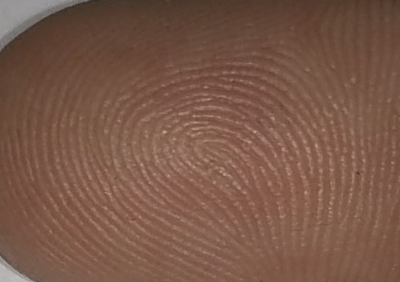
#> input picture niREP.png, 400 x 282 px, found by its file name
$ python predict.py   (older library calls are emulated)
#> lines starting #> are read from the running program, lines starting #| are printed output that depends on the picture; after the words box and inside, x2 and y2 are one past the last pixel; in counts of white or black regions, pixels touching at a corner belong together
import cv2
import numpy as np

def process_fingerprint(image_path):
    # Load the image
    image = cv2.imread(image_path, cv2.IMREAD_GRAYSCALE)
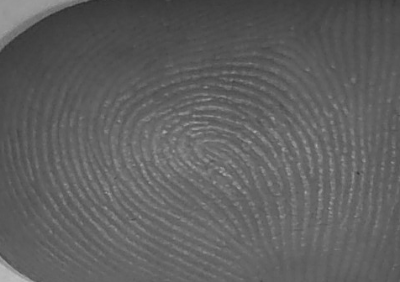
#> image: shape (282, 400); min 44, max 190, mean 95.5

    if image is None:
        print(f"Error: Could not load image at {image_path}")
        return

    # Step 1: Apply Histogram Equalization
    equalized = cv2.equalizeHist(image)
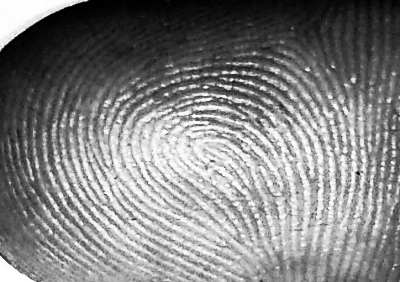
#> equalized: shape (282, 400); min 0, max 255, mean 130.1

    # Step 2: Normalize the image
    normalized = cv2.normalize(equalized, None, 0, 255, cv2.NORM_MINMAX)

    # Step 3: Apply Gabor Filter
    def build_gabor_kernels(ksize=31, sigma=4.0, lambd=10.0, gamma=0.5):
#> called with ksize = 31, sigma = 4, lambd = 10, gamma = 0.5
        kernels = []
        for theta in np.arange(0, np.pi, np.pi / 8):
            kernel = cv2.getGaborKernel((ksize, ksize), sigma, theta, lambd, gamma, 0, ktype=cv2.CV_32F)
            kernels.append(kernel)
        return kernels

    def apply_gabor_filter(img, kernels):
        accum = np.zeros_like(img)
        for kernel in kernels:
            fimg = cv2.filter2D(img, cv2.CV_8UC3, kernel)
            np.maximum(accum, fimg, accum)
#> this loop made 8 passes
#> pass 1, in apply_gabor_filter, `fimg = cv2.filter2D(img, cv2.CV_8UC3, kernel)`:
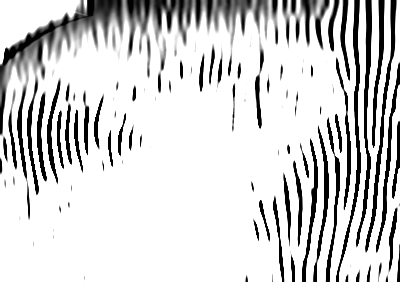
#> fimg: shape (282, 400); min 0, max 255, mean 211.3
#> after the loop:
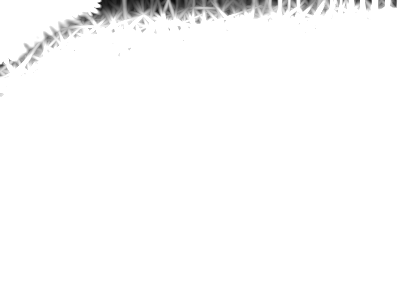
#> accum: shape (282, 400); min 10, max 255, mean 250.2
        return accum

    kernels = build_gabor_kernels()
    gabor_filtered = apply_gabor_filter(normalized, kernels)

    # Step 4: Binarize the image
    _, binary = cv2.threshold(gabor_filtered, 0, 255, cv2.THRESH_BINARY + cv2.THRESH_OTSU)
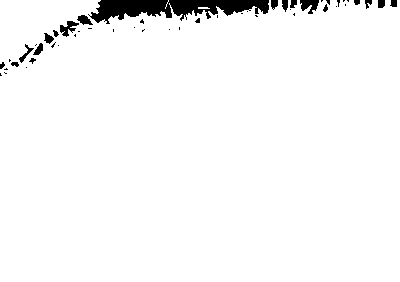
#> binary: shape (282, 400); 96.8% white; 50 black regions (31 under 20 px), largest, box (x1, y1, x2, y2) and area: (88, 0, 269, 24) 2462, (300, 0, 319, 14) 170, (60, 21, 79, 37) 145

    # Step 5: Apply Morphological Transformations
    kernel = np.ones((3, 3), np.uint8)
#> kernel = [[1, 1, 1], [1, 1, 1], [1, 1, 1]]
    morphed = cv2.morphologyEx(binary, cv2.MORPH_CLOSE, kernel, iterations=2)
#> morphed: shape (282, 400); 97.5% white; 14 black regions, largest, box (x1, y1, x2, y2) and area: (92, 0, 172, 21) 1139, (169, 0, 269, 15) 1089, (300, 0, 319, 9) 136

    # Step 6: Skeletonize the image
    def skeletonize(img):
        skel = np.zeros(img.shape, np.uint8)
#> skel: shape (282, 400); every value is 0
        element = cv2.getStructuringElement(cv2.MORPH_CROSS, (3, 3))
        done = False
        while not done:
            eroded = cv2.erode(img, element)
            temp = cv2.dilate(eroded, element)
            temp = cv2.subtract(img, temp)
            skel = cv2.bitwise_or(skel, temp)
            img = eroded.copy()
            done = cv2.countNonZero(img) == 0
#> this loop made 295 passes
#> pass 1, in skeletonize, `temp = cv2.subtract(img, temp)`:
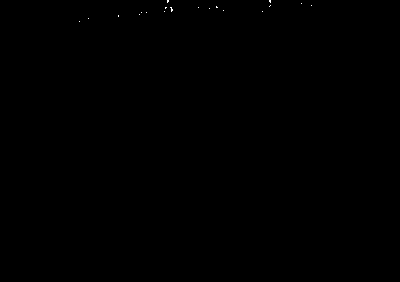
#> temp: shape (282, 400); 0.04% white in thin lines or dots, all inside (x1, y1, x2, y2) = (79, 0, 312, 22)
#> after the loop:
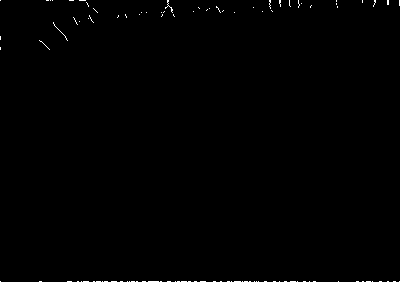
#> skel: shape (282, 400); 0.34% white in thin lines or dots
        return skel

    skeleton = skeletonize(morphed)

    # Display the results
    cv2.imshow('Original Image', image)
    cv2.imshow('Gabor Filtered Image', gabor_filtered)
    cv2.imshow('Binary Image', binary)
    cv2.imshow('Skeletonized Image', skeleton)
    cv2.waitKey(0)
    cv2.destroyAllWindows()

    # Save the processed images
    cv2.imwrite('gabor_filtered.jpg', gabor_filtered)
    cv2.imwrite('binary_image.jpg', binary)
    cv2.imwrite('skeletonized_image.jpg', skeleton)

# Example usage
process_fingerprint("E:\\Blood Group Detection using Fingerprint\\Blood Group Detection\\niREP.png")
